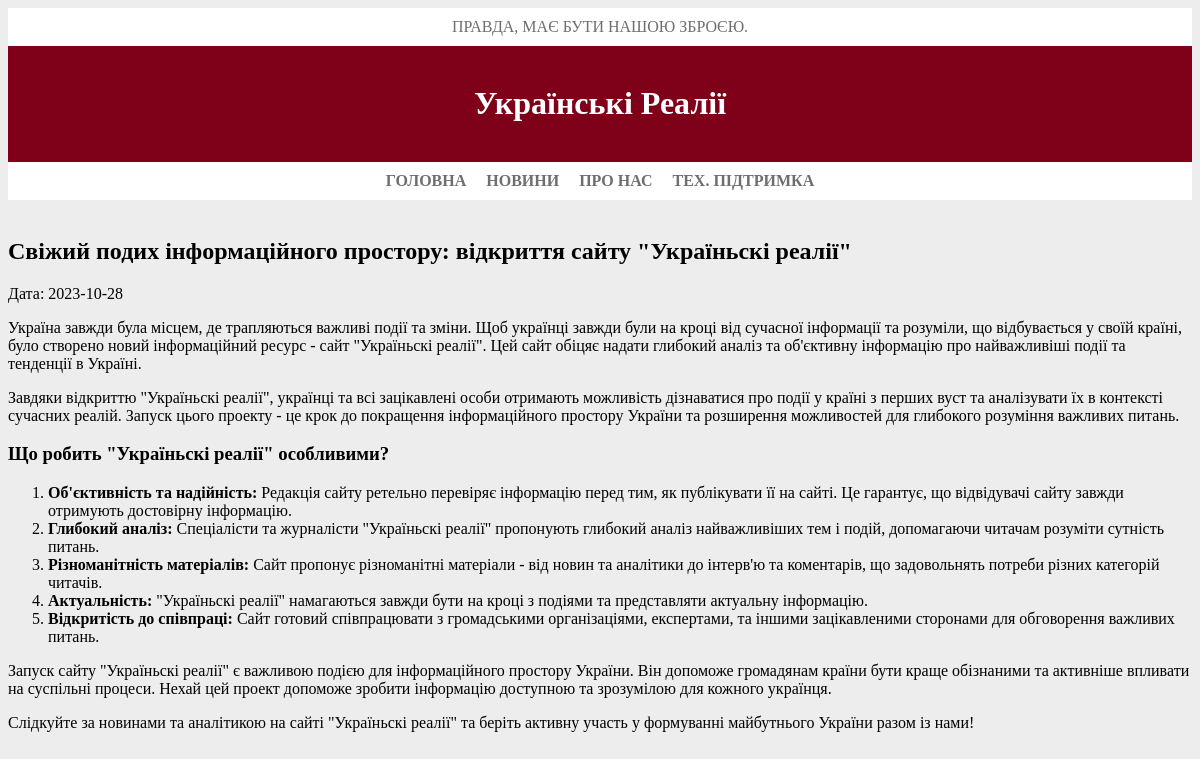
Screenshot of /watch.php?id=5 with the database file from the repository.
### tables this page shows
CREATE TABLE `news` (
  `id` int NOT NULL,
  `title` varchar(255) NOT NULL,
  `date` date NOT NULL,
  `content` text NOT NULL,
  `shortdescripion` varchar(128) NOT NULL
);

### watch.php (the view, shortened to what this page needs)
<?
include("config.php");
if (isset($_GET['id'])) {
    $newsId = $_GET['id'];
    $db = new mysqli('localhost', 'root', '', 'site');
    $query = "SELECT * FROM news WHERE id = ?";
    $stmt = $db->prepare($query);
    $stmt->bind_param("i", $newsId);
    if ($stmt->execute()) {
        $result = $stmt->get_result();
        if ($result->num_rows === 1) {
            $row = $result->fetch_assoc();
            echo '<h2>' . $row['title'] . '</h2>';
            echo '<p>Дата: ' . $row['date'] . '</p>';
            echo '<p>' . $row['content'] . '</p>';
        } else {
            echo "Новину не знайдено.";
        }
    } else {
        echo "Помилка запиту до бази даних: " . $stmt->error;
    }
} else {
    echo "Параметр 'id' відсутній у запиті.";
}

### css/style.css (style rules this page uses)
body { background-color: #ededed; }

### rows the page displays
news: title "Свіжий подих інформаційного простору: відкриття сайту \"Україньскі реалії\"", date "2023-10-28", content "Україна завжди була місцем, де трапляються важливі події та зміни. Щоб українці завжди були на кроці від сучасної інформації та розуміли, що відбувається у своїй країні, було створено новий інформаційний ресурс - сайт \"Україньскі реалії\". Цей сайт обіцяє надати глибокий аналіз та об'єктивну інформацію про найважливіші події та тенденції в Україні. Завдяки відкриттю \"Україньскі реалії\", українці та всі зацікавлені особи отримають можливість дізнаватися про події у країні з перших вуст та аналізувати їх в контексті сучасних реалій. Запуск цього проекту - це крок до покращення інформаційного простору України та розширення можливостей для глибокого розуміння важливих питань. Що робить…"
